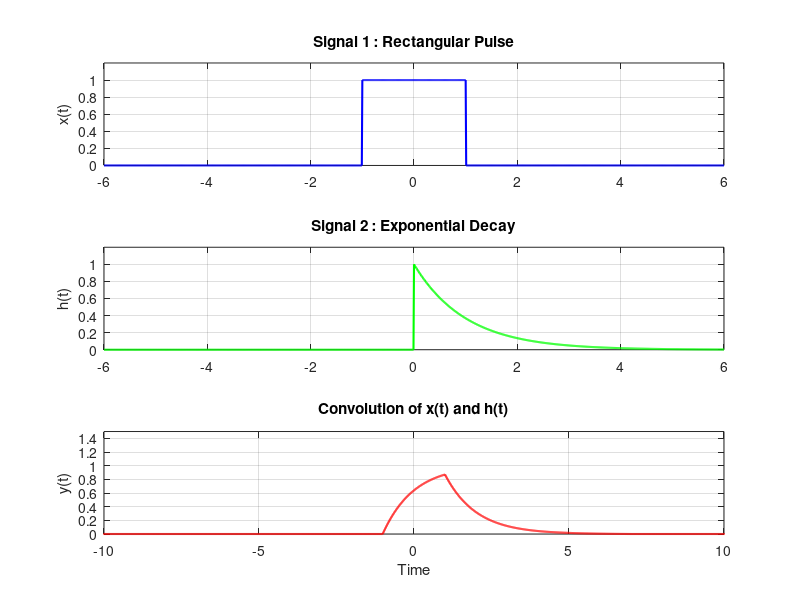
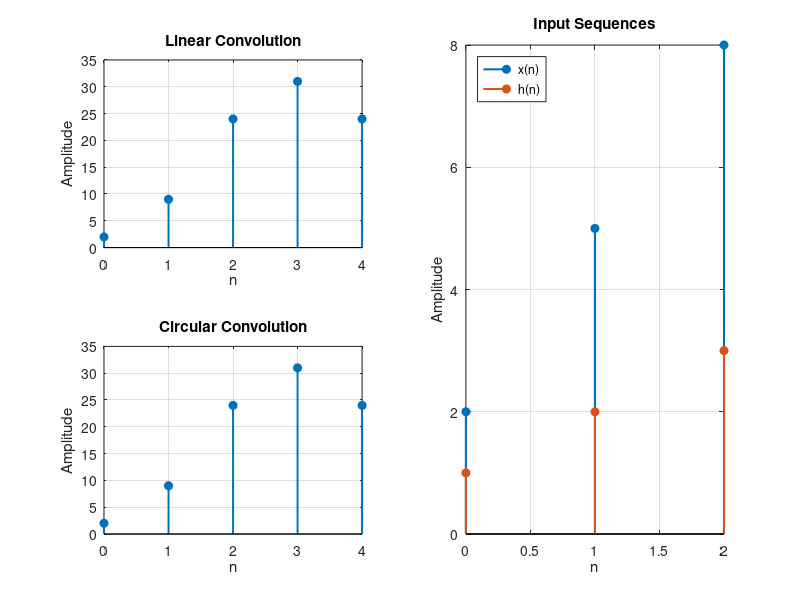
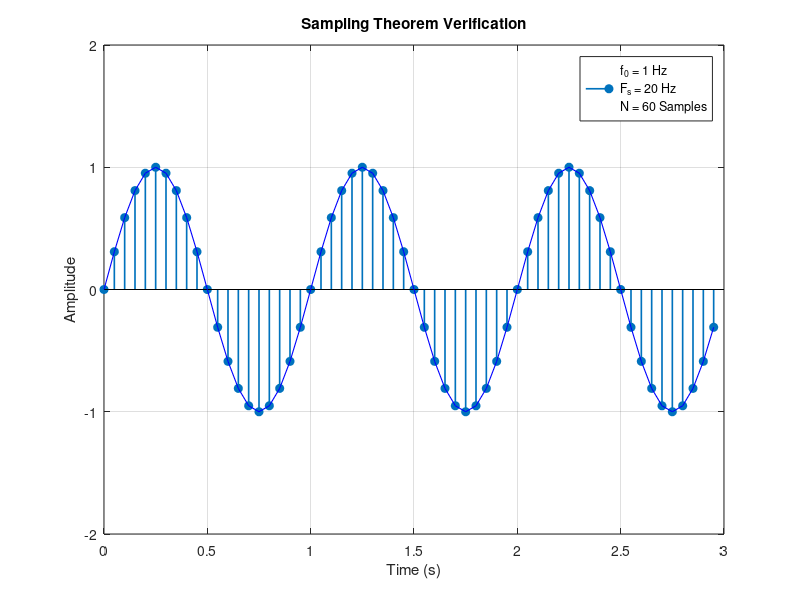
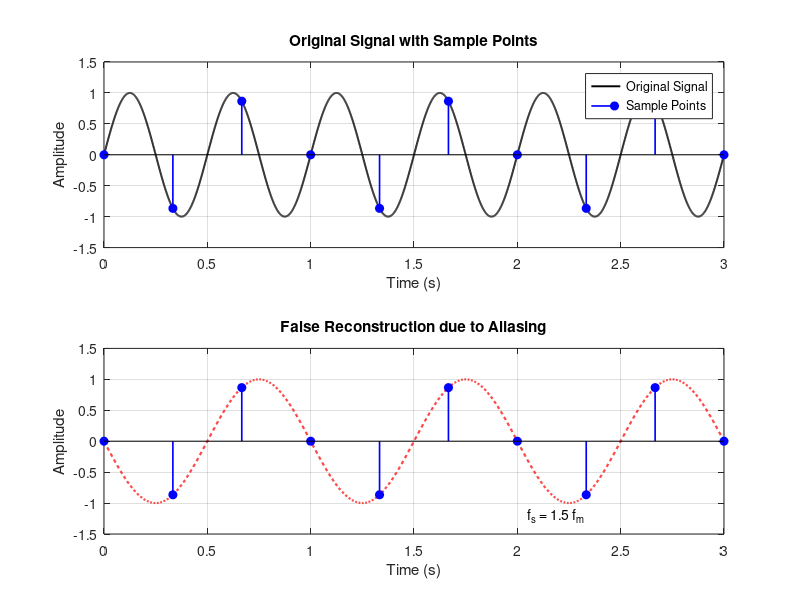

MATLAB code to generate these figures, in order:
%% MATLAB Program: Convolution, Sampling Theorem and Aliasing
clc;
clear;
close all;

%% ==============================================================
%% 1. Convolution of Continuous-Time Signals
%% ==============================================================

% Time axis
t = -6:0.01:6;

% Signal 1 : Rectangular Pulse
x = double(t>=-1 & t<=1);

% Signal 2 : Exponential Decay
h = exp(-t).*(t>=0);

% Convolution
dt = 0.01;
y = conv(x,h)*dt;

% Time axis for convolution
t_conv = (2*t(1)):dt:(2*t(end));

% Plot
figure('Name','Continuous-Time Convolution','Color','w');

subplot(3,1,1)
plot(t,x,'b','LineWidth',1.5)
grid on
axis([-6 6 0 1.2])
title('Signal 1 : Rectangular Pulse')
ylabel('x(t)')

subplot(3,1,2)
plot(t,h,'g','LineWidth',1.5)
grid on
axis([-6 6 0 1.2])
title('Signal 2 : Exponential Decay')
ylabel('h(t)')

subplot(3,1,3)
plot(t_conv,y,'r','LineWidth',1.5)
grid on
axis([-10 10 0 1.5])
title('Convolution of x(t) and h(t)')
xlabel('Time')
ylabel('y(t)')

%% ==============================================================
%% 2. Convolution of Discrete-Time Signals
%% ==============================================================

% Input sequences
x = [2 5 8];
h = [1 2 3];

% Linear convolution
y_linear = conv(x,h);

% Circular convolution
N = length(y_linear);

xpad = [x zeros(1,N-length(x))];
hpad = [h zeros(1,N-length(h))];

y_circular = ifft(fft(xpad).*fft(hpad));

% Sample indices
n1 = 0:length(x)-1;
n2 = 0:length(h)-1;
ny = 0:length(y_linear)-1;

% Plot
figure('Name','Discrete-Time Convolution','Color','w');

subplot(2,2,1)
stem(ny,y_linear,'filled','LineWidth',1.4)
grid on
title('Linear Convolution')
xlabel('n')
ylabel('Amplitude')

subplot(2,2,3)
stem(ny,real(y_circular),'filled','LineWidth',1.4)
grid on
title('Circular Convolution')
xlabel('n')
ylabel('Amplitude')

subplot(1,2,2)
stem(n1,x,'filled','LineWidth',1.5)
hold on
stem(n2,h,'filled','LineWidth',1.5)
grid on
xlabel('n')
ylabel('Amplitude')
title('Input Sequences')
legend('x(n)','h(n)','Location','northwest')

%% ==============================================================
%% 3. Sampling Theorem Verification
%% ==============================================================

% Parameters
f0 = 1;          % Signal frequency
Fs = 20;         % Sampling frequency
Ns = 60;         % Number of samples

% Time vector
t = (0:Ns-1)/Fs;

% Sampled signal
x = sin(2*pi*f0*t);

% Plot
figure('Name','Sampling Theorem','Color','w');

stem(t,x,'filled','LineWidth',1.2)
hold on
plot(t,x,'b','LineWidth',0.8)

grid on
axis([0 3 -2 2])

xlabel('Time (s)')
ylabel('Amplitude')

title('Sampling Theorem Verification')

legend(sprintf('f_0 = %d Hz\nF_s = %d Hz\nN = %d Samples', ...
    f0,Fs,Ns),'Location','northeast')

%% ==============================================================
%% 4. Aliasing Effect Demonstration
%% ==============================================================

% Parameters
fm = 2;          % Message frequency
fs = 3;          % Sampling frequency (< Nyquist)

% Continuous signal
t = 0:0.001:3;
x = sin(2*pi*fm*t);

% Sample points
ts = 0:1/fs:3;
xs = sin(2*pi*fm*ts);

% Aliased signal
fa = abs(fs-fm);
xa = -sin(2*pi*fa*t);

% Plot
figure('Name','Aliasing Effect','Color','w');

subplot(2,1,1)

plot(t,x,'k','LineWidth',1.4)
hold on
stem(ts,xs,'filled','b','LineWidth',1.2)

grid on
axis([0 3 -1.5 1.5])

title('Original Signal with Sample Points')
xlabel('Time (s)')
ylabel('Amplitude')

legend('Original Signal','Sample Points','Location','northeast')

subplot(2,1,2)

plot(t,xa,'r--','LineWidth',1.5)
hold on
stem(ts,xs,'filled','b','LineWidth',1.2)

grid on
axis([0 3 -1.5 1.5])

title('False Reconstruction due to Aliasing')
xlabel('Time (s)')
ylabel('Amplitude')

text(2.05,-1.2,'f_s = 1.5 f_m','FontSize',10)
